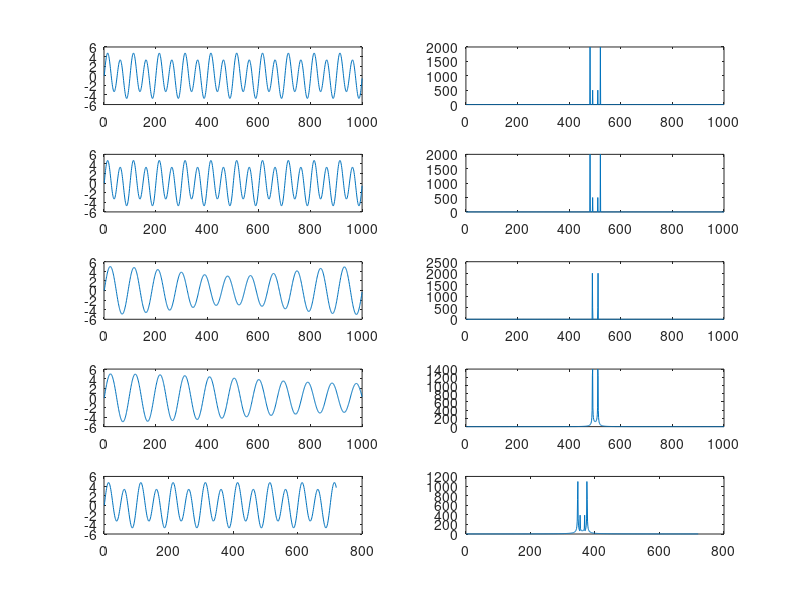

Recreate this plot in MATLAB.
function TP3Ejercio1()
T=0.001;
Fm = 1/T;
t_ini = 0;
t_fin = 1;
t=t_ini:T:t_fin-T;

s = sin(2*pi*10*t) + 4*sin(2*pi*20*t);

subplot(5,2,1);
plot(s);

%Calculo de la TDF
fsp=fftp(s);
subplot(5,2,2);
plot(fsp);

%Teorema de Parseval

e=energia(s);
f=energia(fsp);
f= f * (1/length(t));


disp('Si los valores correspondientes a la Energía de la Función y de TDF de la Funcion son iguales, entonces cumple con el Teorema de Parseval');

disp(e);

disp(f);

if e==f
    disp('Cumple con el Teorema Parseval');
else
    disp('No cumple con el Teorema Parseval');
end

%Primera Modificacion (s1+s2+4)
s=sin(2*pi*10*t) + 4*sin(2*pi*20*t);

subplot(5,2,3);
plot(s);

fsp=fftp(s);
subplot(5,2,4);
plot(fsp);

%Conclusion: En la mitad del rango se modifica la amplitud siendo esta 1000 veces el valor de la traslación de la funcion

%Segunda Modificacion (f1=10 f2=11)

s=sin(2*pi*10*t) + 4*sin(2*pi*11*t);

subplot(5,2,5);
plot(s);

fsp=fftp(s);
subplot(5,2,6);
plot(fsp);

%Conclusion: Se mantiene la amplitud máxima de 2000, pero en valores más próximos a la mitad del rango

%Tercera Modificacion (f1=10 f2=10.5)

s=sin(2*pi*10*t) + 4*sin(2*pi*10.5*t);

subplot(5,2,7);
plot(s);

fsp=fftp(s);
subplot(5,2,8);
plot(fsp);

%Conclusion: Disminuye la amplitud maxima, y esta se da en valores más próximos a la mitad del rango

%Cuarta Modificacion (Intervalo de tiempo [0...0.72])

t_ini = 0;
t_fin = 0.72;
t=t_ini:T:t_fin-T;

s = sin(2*pi*10*t) + 4*sin(2*pi*20*t);

subplot(5,2,9);
plot(s);

fsp=fftp(s);
subplot(5,2,10);
plot(fsp);

%Conclusion: La mitad del rango se modifica de 500 a aprox 355 y se disminuye la amplitud maxima

end

function [fsp] = fftp(s)
	%Calcula la transformada y la postprocesa para mostrarla correctamente
	fs = abs(fft(s));%Fundamental el valor absoluto aca!
	N = length(fs);
	vm = floor(N/2);%En el caso que la longitud sea impar???

	fsp = zeros(1,N);%Vector de valores acomodados inicializado

	%Valores negativos
	for i = 1:vm
		fsp(i) = fs(vm + i);%desde vm +1 hasta N 
    end
	%Valores positivos
	for i = vm+1:N 
		fsp(i) = fs(i - vm);%desde 1 hasta vm +1 
    end
end

function [e]=energia(s)
    n=length(s);
    e=0;
    for i=1:1:n
        e=e+abs(s(i))^2;
    end
end
